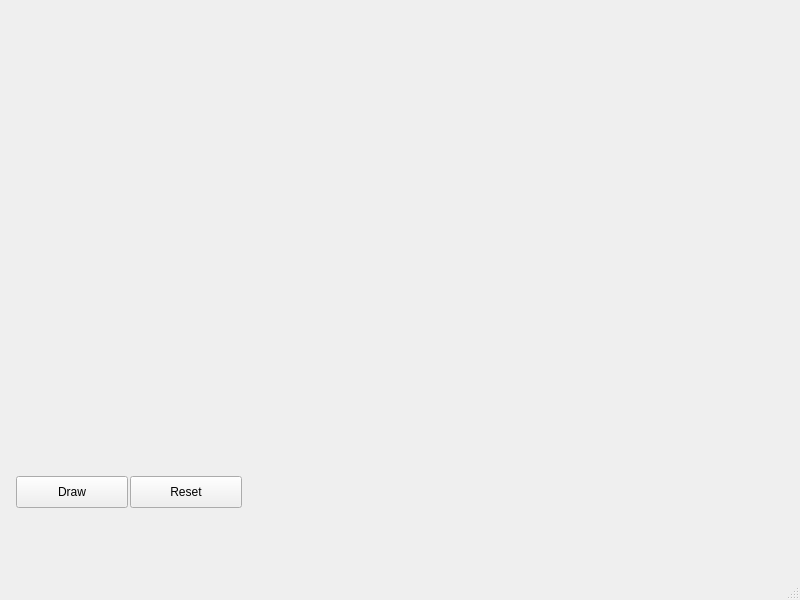
<?xml version="1.0" encoding="UTF-8"?>
<ui version="4.0">
 <class>MainWindow</class>
 <widget class="QMainWindow" name="MainWindow">
  <property name="geometry">
   <rect>
    <x>0</x>
    <y>0</y>
    <width>800</width>
    <height>600</height>
   </rect>
  </property>
  <property name="windowTitle">
   <string>MainWindow</string>
  </property>
  <widget class="QWidget" name="centralwidget">
   <widget class="QPushButton" name="pushButton">
    <property name="geometry">
     <rect>
      <x>16</x>
      <y>476</y>
      <width>112</width>
      <height>32</height>
     </rect>
    </property>
    <property name="text">
     <string>Draw</string>
    </property>
   </widget>
   <widget class="QLabel" name="label">
    <property name="enabled">
     <bool>true</bool>
    </property>
    <property name="geometry">
     <rect>
      <x>0</x>
      <y>400</y>
      <width>800</width>
      <height>150</height>
     </rect>
    </property>
    <property name="frameShape">
     <enum>QFrame::NoFrame</enum>
    </property>
    <property name="text">
     <string/>
    </property>
   </widget>
   <widget class="QPushButton" name="pushButton_2">
    <property name="geometry">
     <rect>
      <x>130</x>
      <y>476</y>
      <width>112</width>
      <height>32</height>
     </rect>
    </property>
    <property name="text">
     <string>Reset</string>
    </property>
   </widget>
   <zorder>label</zorder>
   <zorder>pushButton</zorder>
   <zorder>pushButton_2</zorder>
  </widget>
  <widget class="QMenuBar" name="menubar">
   <property name="geometry">
    <rect>
     <x>0</x>
     <y>0</y>
     <width>800</width>
     <height>22</height>
    </rect>
   </property>
  </widget>
  <widget class="QStatusBar" name="statusbar"/>
 </widget>
 <resources/>
 <connections/>
</ui>
